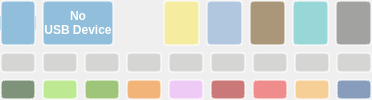
     <widget class="QWidget" name="menuWidget" native="true">
      <property name="enabled">
       <bool>true</bool>
      </property>
      <property name="sizePolicy">
       <sizepolicy hsizetype="Expanding" vsizetype="Expanding">
        <horstretch>0</horstretch>
        <verstretch>0</verstretch>
       </sizepolicy>
      </property>
      <property name="styleSheet">
       <string notr="true">outline: none;</string>
      </property>
      <layout class="QGridLayout" name="gridLayout_TileArea">
       <property name="leftMargin">
        <number>0</number>
       </property>
       <property name="topMargin">
        <number>0</number>
       </property>
       <property name="rightMargin">
        <number>0</number>
       </property>
       <property name="bottomMargin">
        <number>0</number>
       </property>
       <item row="0" column="0" colspan="2">
        <layout class="QHBoxLayout" name="Layout_Sliderselect">
         <item>
          <widget class="QWidget" name="AAUSBWidget" native="true">
           <property name="sizePolicy">
            <sizepolicy hsizetype="Expanding" vsizetype="Expanding">
             <horstretch>0</horstretch>
             <verstretch>0</verstretch>
            </sizepolicy>
           </property>
           <layout class="QHBoxLayout" name="Layout">
            <property name="leftMargin">
             <number>0</number>
            </property>
            <property name="topMargin">
             <number>0</number>
            </property>
            <property name="rightMargin">
             <number>0</number>
            </property>
            <property name="bottomMargin">
             <number>0</number>
            </property>
            <item>
             <widget class="QWidget" name="ButtonAndroidAuto" native="true">
              <property name="sizePolicy">
               <sizepolicy hsizetype="Expanding" vsizetype="Expanding">
                <horstretch>0</horstretch>
                <verstretch>0</verstretch>
               </sizepolicy>
              </property>
              <layout class="QVBoxLayout" name="verticalLayout_16">
               <property name="spacing">
                <number>0</number>
               </property>
               <property name="leftMargin">
                <number>0</number>
               </property>
               <property name="topMargin">
                <number>0</number>
               </property>
               <property name="rightMargin">
                <number>0</number>
               </property>
               <property name="bottomMargin">
                <number>0</number>
               </property>
               <item>
                <widget class="QLabel" name="labelAndroidAutoTop">
                 <property name="sizePolicy">
                  <sizepolicy hsizetype="Expanding" vsizetype="Expanding">
                   <horstretch>0</horstretch>
                   <verstretch>0</verstretch>
                  </sizepolicy>
                 </property>
                 <property name="styleSheet">
                  <string notr="true">background-color: rgba(48, 140, 198, 0.5);
color: rgb(255, 255, 255);
border-top-left-radius: 4px;
border-top-right-radius: 4px;
border: 2px solid rgba(255,255,255,0.5);
outline: none;
border-bottom: 0px;</string>
                 </property>
                 <property name="text">
                  <string/>
                 </property>
                </widget>
               </item>
               <item>
                <widget class="QPushButton" name="pushButtonAndroidAuto">
                 <property name="sizePolicy">
                  <sizepolicy hsizetype="Expanding" vsizetype="Expanding">
                   <horstretch>0</horstretch>
                   <verstretch>0</verstretch>
                  </sizepolicy>
                 </property>
                 <property name="font">
                  <font>
                   <weight>75</weight>
                   <bold>true</bold>
                  </font>
                 </property>
                 <property name="styleSheet">
                  <string notr="true">background-color: rgba(48, 140, 198, 0.5);
color: rgb(255, 255, 255);
border: 2px solid rgba(255,255,255,0.5);
outline: none;
border-top: 0px;
border-bottom: 0px;
</string>
                 </property>
                 <property name="text">
                  <string/>
                 </property>
                 <property name="icon">
                  <iconset>
                   <normalon>:/aausb-hot.png</normalon>
                  </iconset>
                 </property>
                 <property name="iconSize">
                  <size>
                   <width>50</width>
                   <height>50</height>
                  </size>
                 </property>
                 <property name="autoRepeat">
                  <bool>false</bool>
                 </property>
                </widget>
               </item>
               <item>
                <widget class="QLabel" name="labelAndroidAutoBottom">
                 <property name="sizePolicy">
                  <sizepolicy hsizetype="Expanding" vsizetype="Expanding">
                   <horstretch>0</horstretch>
                   <verstretch>0</verstretch>
                  </sizepolicy>
                 </property>
                 <property name="font">
                  <font>
                   <weight>75</weight>
                   <bold>true</bold>
                  </font>
                 </property>
                 <property name="styleSheet">
                  <string notr="true">background-color: rgba(48, 140, 198, 0.5);
color: rgb(255, 255, 255);
border-bottom-left-radius: 4px;
border-bottom-right-radius: 4px;
border: 2px solid rgba(255,255,255,0.5);
outline: none;
border-top: 0px;</string>
                 </property>
                 <property name="text">
                  <string/>
                 </property>
                 <property name="alignment">
                  <set>Qt::AlignHCenter|Qt::AlignTop</set>
                 </property>
                </widget>
               </item>
              </layout>
             </widget>
            </item>
            <item>
             <widget class="QPushButton" name="pushButtonNoDevice">
              <property name="sizePolicy">
               <sizepolicy hsizetype="Expanding" vsizetype="Expanding">
                <horstretch>0</horstretch>
                <verstretch>0</verstretch>
               </sizepolicy>
              </property>
              <property name="font">
               <font>
                <weight>75</weight>
                <bold>true</bold>
               </font>
              </property>
              <property name="styleSheet">
               <string notr="true">background-color: rgba(48, 140, 198, 0.5);
color: rgb(255, 255, 255);
border-radius: 4px;
border: 2px solid rgba(255,255,255,0.5);
outline: none;</string>
              </property>
              <property name="text">
               <string>No
USB Device</string>
              </property>
             </widget>
            </item>
           </layout>
          </widget>
         </item>
         <item>
          <widget class="QWidget" name="AAWIFIWidget" native="true">
           <property name="sizePolicy">
            <sizepolicy hsizetype="Expanding" vsizetype="Expanding">
             <horstretch>0</horstretch>
             <verstretch>0</verstretch>
            </sizepolicy>
           </property>
           <layout class="QHBoxLayout" name="Layout2">
            <property name="leftMargin">
             <number>0</number>
            </property>
            <property name="topMargin">
             <number>0</number>
            </property>
            <property name="rightMargin">
             <number>0</number>
            </property>
            <property name="bottomMargin">
             <number>0</number>
            </property>
           </layout>
          </widget>
         </item>
         <item>
          <widget class="QPushButton" name="pushButtonDay">
           <property name="sizePolicy">
            <sizepolicy hsizetype="Expanding" vsizetype="Expanding">
             <horstretch>0</horstretch>
             <verstretch>0</verstretch>
            </sizepolicy>
           </property>
           <property name="minimumSize">
            <size>
             <width>0</width>
             <height>0</height>
            </size>
           </property>
           <property name="styleSheet">
            <string notr="true">background: rgba(252, 233, 79, 0.5);
border-radius: 4px;
border: 2px solid rgba(255,255,255,0.5);
outline: none;</string>
           </property>
           <property name="text">
            <string/>
           </property>
           <property name="icon">
            <iconset>
             <normalon>:/day-hot.png</normalon>
            </iconset>
           </property>
           <property name="iconSize">
            <size>
             <width>64</width>
             <height>64</height>
            </size>
           </property>
           <property name="flat">
            <bool>false</bool>
           </property>
          </widget>
         </item>
         <item>
          <widget class="QPushButton" name="pushButtonNight">
           <property name="sizePolicy">
            <sizepolicy hsizetype="Expanding" vsizetype="Expanding">
             <horstretch>0</horstretch>
             <verstretch>0</verstretch>
            </sizepolicy>
           </property>
           <property name="minimumSize">
            <size>
             <width>0</width>
             <height>0</height>
            </size>
           </property>
           <property name="styleSheet">
            <string notr="true">background-color: rgba(114, 159, 207, 0.5);
border-radius: 4px;
border: 2px solid rgba(255,255,255,0.5);
outline: none;</string>
           </property>
           <property name="text">
            <string/>
           </property>
           <property name="icon">
            <iconset>
             <disabledon>:/night-hot.png</disabledon>
            </iconset>
           </property>
           <property name="iconSize">
            <size>
             <width>64</width>
             <height>64</height>
            </size>
           </property>
           <property name="flat">
            <bool>false</bool>
           </property>
          </widget>
         </item>
         <item>
          <widget class="QPushButton" name="pushButtonCameraShow">
           <property name="sizePolicy">
            <sizepolicy hsizetype="Expanding" vsizetype="Expanding">
             <horstretch>0</horstretch>
             <verstretch>0</verstretch>
            </sizepolicy>
           </property>
           <property name="styleSheet">
            <string notr="true">background-color: rgba(100, 62, 4, 0.5);
border-radius: 4px;
border: 2px solid rgba(255,255,255,0.5);
outline: none;</string>
           </property>
           <property name="text">
            <string/>
           </property>
           <property name="icon">
            <iconset>
             <normalon>:/camera-hot.png</normalon>
            </iconset>
           </property>
           <property name="iconSize">
            <size>
             <width>64</width>
             <height>64</height>
            </size>
           </property>
          </widget>
         </item>
         <item>
          <widget class="QPushButton" name="pushButtonVolume">
           <property name="sizePolicy">
            <sizepolicy hsizetype="Expanding" vsizetype="Expanding">
             <horstretch>0</horstretch>
             <verstretch>0</verstretch>
            </sizepolicy>
           </property>
           <property name="styleSheet">
            <string notr="true">background-color: rgba(64, 191, 191, 0.5);
border-radius: 4px;
border: 2px solid rgba(255,255,255,0.5);
outline: none;</string>
           </property>
           <property name="text">
            <string/>
           </property>
           <property name="icon">
            <iconset>
             <normalon>:/volume-hot.png</normalon>
            </iconset>
           </property>
           <property name="iconSize">
            <size>
             <width>64</width>
             <height>64</height>
            </size>
           </property>
          </widget>
         </item>
         <item>
          <widget class="QPushButton" name="pushButtonDebug">
           <property name="sizePolicy">
            <sizepolicy hsizetype="Expanding" vsizetype="Expanding">
             <horstretch>0</horstretch>
             <verstretch>0</verstretch>
            </sizepolicy>
           </property>
           <property name="styleSheet">
            <string notr="true">background-color: rgba(85, 87, 83, 0.5);
border-radius: 4px;
border: 2px solid rgba(255,255,255,0.5);
outline: none;</string>
           </property>
           <property name="text">
            <string/>
           </property>
           <property name="icon">
            <iconset>
             <normalon>:/bug-hot.png</normalon>
            </iconset>
           </property>
           <property name="iconSize">
            <size>
             <width>64</width>
             <height>64</height>
            </size>
           </property>
          </widget>
         </item>
        </layout>
       </item>
       <item row="1" column="0" colspan="2">
        <layout class="QHBoxLayout" name="Layout_Custom1">
         <item>
          <widget class="QPushButton" name="pushButton_c1">
           <property name="sizePolicy">
            <sizepolicy hsizetype="Expanding" vsizetype="Expanding">
             <horstretch>0</horstretch>
             <verstretch>0</verstretch>
            </sizepolicy>
           </property>
           <property name="baseSize">
            <size>
             <width>0</width>
             <height>0</height>
            </size>
           </property>
           <property name="font">
            <font>
             <weight>75</weight>
             <bold>true</bold>
            </font>
           </property>
           <property name="styleSheet">
            <string notr="true">background-color: rgba(186, 189, 182, 0.5);
border-radius: 4px;
border: 2px solid rgba(255,255,255,0.5);
color: rgb(255, 255, 255);
outline: none;</string>
           </property>
           <property name="text">
            <string/>
           </property>
          </widget>
         </item>
         <item>
          <widget class="QPushButton" name="pushButton_c2">
           <property name="sizePolicy">
            <sizepolicy hsizetype="Expanding" vsizetype="Expanding">
             <horstretch>0</horstretch>
             <verstretch>0</verstretch>
            </sizepolicy>
           </property>
           <property name="font">
            <font>
             <weight>75</weight>
             <bold>true</bold>
            </font>
           </property>
           <property name="styleSheet">
            <string notr="true">background-color: rgba(186, 189, 182, 0.5);
border-radius: 4px;
border: 2px solid rgba(255,255,255,0.5);
color: rgb(255, 255, 255);
outline: none;</string>
           </property>
           <property name="text">
            <string/>
           </property>
          </widget>
         </item>
         <item>
          <widget class="QPushButton" name="pushButtonDummy1">
           <property name="sizePolicy">
            <sizepolicy hsizetype="Expanding" vsizetype="Expanding">
             <horstretch>0</horstretch>
             <verstretch>0</verstretch>
            </sizepolicy>
           </property>
           <property name="font">
            <font>
             <weight>75</weight>
             <bold>true</bold>
            </font>
           </property>
           <property name="styleSheet">
            <string notr="true">background-color: rgba(186, 189, 182, 0.5);
border-radius: 4px;
border: 2px solid rgba(255,255,255,0.5);
color: rgb(255, 255, 255);
outline: none;</string>
           </property>
           <property name="text">
            <string/>
           </property>
           <property name="flat">
            <bool>false</bool>
           </property>
          </widget>
         </item>
         <item>
          <widget class="QPushButton" name="pushButton_c3">
           <property name="sizePolicy">
            <sizepolicy hsizetype="Expanding" vsizetype="Expanding">
             <horstretch>0</horstretch>
             <verstretch>0</verstretch>
            </sizepolicy>
           </property>
           <property name="font">
            <font>
             <weight>75</weight>
             <bold>true</bold>
            </font>
           </property>
           <property name="styleSheet">
            <string notr="true">background-color: rgba(186, 189, 182, 0.5);
border-radius: 4px;
border: 2px solid rgba(255,255,255,0.5);
color: rgb(255, 255, 255);
outline: none;</string>
           </property>
           <property name="text">
            <string/>
           </property>
          </widget>
         </item>
         <item>
          <widget class="QPushButton" name="pushButton_c4">
           <property name="sizePolicy">
            <sizepolicy hsizetype="Expanding" vsizetype="Expanding">
             <horstretch>0</horstretch>
             <verstretch>0</verstretch>
            </sizepolicy>
           </property>
           <property name="font">
            <font>
             <weight>75</weight>
             <bold>true</bold>
            </font>
           </property>
           <property name="styleSheet">
            <string notr="true">background-color: rgba(186, 189, 182, 0.5);
border-radius: 4px;
border: 2px solid rgba(255,255,255,0.5);
color: rgb(255, 255, 255);
outline: none;</string>
           </property>
           <property name="text">
            <string/>
           </property>
          </widget>
         </item>
         <item>
          <widget class="QPushButton" name="pushButtonDummy2">
           <property name="sizePolicy">
            <sizepolicy hsizetype="Expanding" vsizetype="Expanding">
             <horstretch>0</horstretch>
             <verstretch>0</verstretch>
            </sizepolicy>
           </property>
           <property name="font">
            <font>
             <weight>75</weight>
             <bold>true</bold>
            </font>
           </property>
           <property name="styleSheet">
            <string notr="true">background-color: rgba(186, 189, 182, 0.5);
border-radius: 4px;
border: 2px solid rgba(255,255,255,0.5);
color: rgb(255, 255, 255);
outline: none;</string>
           </property>
           <property name="text">
            <string/>
           </property>
          </widget>
         </item>
         <item>
          <widget class="QPushButton" name="pushButton_c5">
           <property name="sizePolicy">
            <sizepolicy hsizetype="Expanding" vsizetype="Expanding">
             <horstretch>0</horstretch>
             <verstretch>0</verstretch>
            </sizepolicy>
           </property>
           <property name="font">
            <font>
             <weight>75</weight>
             <bold>true</bold>
            </font>
           </property>
           <property name="styleSheet">
            <string notr="true">background-color: rgba(186, 189, 182, 0.5);
border-radius: 4px;
border: 2px solid rgba(255,255,255,0.5);
color: rgb(255, 255, 255);
outline: none;</string>
           </property>
           <property name="text">
            <string/>
           </property>
          </widget>
         </item>
         <item>
          <widget class="QPushButton" name="pushButton_c6">
           <property name="sizePolicy">
            <sizepolicy hsizetype="Expanding" vsizetype="Expanding">
             <horstretch>0</horstretch>
             <verstretch>0</verstretch>
            </sizepolicy>
           </property>
           <property name="font">
            <font>
             <weight>75</weight>
             <bold>true</bold>
            </font>
           </property>
           <property name="styleSheet">
            <string notr="true">background-color: rgba(186, 189, 182, 0.5);
border-radius: 4px;
border: 2px solid rgba(255,255,255,0.5);
color: rgb(255, 255, 255);
outline: none;</string>
           </property>
           <property name="text">
            <string/>
           </property>
          </widget>
         </item>
         <item>
          <widget class="QPushButton" name="pushButtonDummy3">
           <property name="sizePolicy">
            <sizepolicy hsizetype="Expanding" vsizetype="Expanding">
             <horstretch>0</horstretch>
             <verstretch>0</verstretch>
            </sizepolicy>
           </property>
           <property name="font">
            <font>
             <weight>75</weight>
             <bold>true</bold>
            </font>
           </property>
           <property name="styleSheet">
            <string notr="true">background-color: rgba(186, 189, 182, 0.5);
border-radius: 4px;
border: 2px solid rgba(255,255,255,0.5);
color: rgb(255, 255, 255);
outline: none;</string>
           </property>
           <property name="text">
            <string/>
           </property>
          </widget>
         </item>
        </layout>
       </item>
       <item row="2" column="0" colspan="2">
        <layout class="QHBoxLayout" name="horizontalLayout_14">
         <item>
          <widget class="QWidget" name="horizontalWidgetButtons" native="true">
           <property name="sizePolicy">
            <sizepolicy hsizetype="Expanding" vsizetype="Expanding">
             <horstretch>0</horstretch>
             <verstretch>0</verstretch>
            </sizepolicy>
           </property>
           <layout class="QHBoxLayout" name="Layout_BCenter">
            <property name="leftMargin">
             <number>0</number>
            </property>
            <property name="topMargin">
             <number>0</number>
            </property>
            <property name="rightMargin">
             <number>0</number>
            </property>
            <property name="bottomMargin">
             <number>0</number>
            </property>
            <item>
             <widget class="QPushButton" name="pushButtonLock">
              <property name="sizePolicy">
               <sizepolicy hsizetype="Expanding" vsizetype="Expanding">
                <horstretch>0</horstretch>
                <verstretch>0</verstretch>
               </sizepolicy>
              </property>
              <property name="styleSheet">
               <string notr="true">background-color: rgba(15, 54, 5, 0.5);
color: rgb(255, 255, 255);
border-radius: 4px;
border: 2px solid rgba(255,255,255,0.5);
outline: none;
</string>
              </property>
              <property name="text">
               <string/>
              </property>
              <property name="icon">
               <iconset>
                <normalon>:/lock-hot.png</normalon>
               </iconset>
              </property>
              <property name="iconSize">
               <size>
                <width>64</width>
                <height>64</height>
               </size>
              </property>
             </widget>
            </item>
            <item>
             <widget class="QPushButton" name="pushButtonSettings">
              <property name="sizePolicy">
               <sizepolicy hsizetype="Expanding" vsizetype="Expanding">
                <horstretch>0</horstretch>
                <verstretch>0</verstretch>
               </sizepolicy>
              </property>
              <property name="styleSheet">
               <string notr="true">background-color: rgba(138, 226, 52, 0.5);
border-radius: 4px;
border: 2px solid rgba(255,255,255,0.5);
outline: none;</string>
              </property>
              <property name="text">
               <string/>
              </property>
              <property name="icon">
               <iconset>
                <normalon>:/settings-hot.png</normalon>
               </iconset>
              </property>
              <property name="iconSize">
               <size>
                <width>64</width>
                <height>64</height>
               </size>
              </property>
              <property name="default">
               <bool>true</bool>
              </property>
             </widget>
            </item>
            <item>
             <widget class="QPushButton" name="pushButtonMusic">
              <property name="sizePolicy">
               <sizepolicy hsizetype="Expanding" vsizetype="Expanding">
                <horstretch>0</horstretch>
                <verstretch>0</verstretch>
               </sizepolicy>
              </property>
              <property name="font">
               <font>
                <weight>75</weight>
                <bold>true</bold>
               </font>
              </property>
              <property name="styleSheet">
               <string notr="true">background-color: rgba(78, 154, 6, 0.5);
color: rgb(255, 255, 255);
border-radius: 4px;
border: 2px solid rgba(255,255,255,0.5);
outline: none;</string>
              </property>
              <property name="text">
               <string/>
              </property>
              <property name="icon">
               <iconset>
                <normalon>:/mp3-hot.png</normalon>
               </iconset>
              </property>
              <property name="iconSize">
               <size>
                <width>64</width>
                <height>64</height>
               </size>
              </property>
             </widget>
            </item>
            <item>
             <widget class="QPushButton" name="pushButtonBrightness">
              <property name="sizePolicy">
               <sizepolicy hsizetype="Expanding" vsizetype="Expanding">
                <horstretch>0</horstretch>
                <verstretch>0</verstretch>
               </sizepolicy>
              </property>
              <property name="styleSheet">
               <string notr="true">background-color: rgba(245, 121, 0, 0.5);
border-radius: 4px;
border: 2px solid rgba(255,255,255,0.5);
outline: none;</string>
              </property>
              <property name="text">
               <string/>
              </property>
              <property name="icon">
               <iconset>
                <normalon>:/brightness-hot.png</normalon>
               </iconset>
              </property>
              <property name="iconSize">
               <size>
                <width>64</width>
                <height>64</height>
               </size>
              </property>
             </widget>
            </item>
            <item>
             <widget class="QPushButton" name="pushButtonToggleGUI">
              <property name="sizePolicy">
               <sizepolicy hsizetype="Expanding" vsizetype="Expanding">
                <horstretch>0</horstretch>
                <verstretch>0</verstretch>
               </sizepolicy>
              </property>
              <property name="styleSheet">
               <string notr="true">background-color: rgba(237, 164, 255, 0.5);
border-radius: 4px;
border: 2px solid rgba(255,255,255,0.5);
outline: none;</string>
              </property>
              <property name="text">
               <string/>
              </property>
              <property name="icon">
               <iconset>
                <normalon>:/eye-hot.png</normalon>
               </iconset>
              </property>
              <property name="iconSize">
               <size>
                <width>64</width>
                <height>64</height>
               </size>
              </property>
             </widget>
            </item>
            <item>
             <widget class="QPushButton" name="pushButtonExit">
              <property name="sizePolicy">
               <sizepolicy hsizetype="Expanding" vsizetype="Expanding">
                <horstretch>0</horstretch>
                <verstretch>0</verstretch>
               </sizepolicy>
              </property>
              <property name="styleSheet">
               <string notr="true">background-color: rgba(164, 0, 0, 0.5);
border-radius: 4px;
border: 2px solid rgba(255,255,255,0.5);
outline: none;</string>
              </property>
              <property name="text">
               <string/>
              </property>
              <property name="icon">
               <iconset>
                <normalon>:/power-hot.png</normalon>
               </iconset>
              </property>
              <property name="iconSize">
               <size>
                <width>64</width>
                <height>64</height>
               </size>
              </property>
             </widget>
            </item>
           </layout>
          </widget>
         </item>
         <item>
          <widget class="QWidget" name="horizontalWidgetPower" native="true">
           <property name="sizePolicy">
            <sizepolicy hsizetype="Expanding" vsizetype="Expanding">
             <horstretch>0</horstretch>
             <verstretch>0</verstretch>
            </sizepolicy>
           </property>
           <layout class="QHBoxLayout" name="horizontalLayoutPower">
            <property name="leftMargin">
             <number>0</number>
            </property>
            <property name="topMargin">
             <number>0</number>
            </property>
            <property name="rightMargin">
             <number>0</number>
            </property>
            <property name="bottomMargin">
             <number>0</number>
            </property>
            <item>
             <widget class="QPushButton" name="pushButtonShutdown">
              <property name="sizePolicy">
               <sizepolicy hsizetype="Expanding" vsizetype="Expanding">
                <horstretch>0</horstretch>
                <verstretch>0</verstretch>
               </sizepolicy>
              </property>
              <property name="styleSheet">
               <string notr="true">background-color: rgba(239, 41, 41, 0.5);
border-radius: 4px;
border: 2px solid rgba(255,255,255,0.5);
outline: none;</string>
              </property>
              <property name="text">
               <string/>
              </property>
              <property name="icon">
               <iconset>
                <normalon>:/power-hot.png</normalon>
               </iconset>
              </property>
              <property name="iconSize">
               <size>
                <width>64</width>
                <height>64</height>
               </size>
              </property>
             </widget>
            </item>
            <item>
             <widget class="QPushButton" name="pushButtonReboot">
              <property name="sizePolicy">
               <sizepolicy hsizetype="Expanding" vsizetype="Expanding">
                <horstretch>0</horstretch>
                <verstretch>0</verstretch>
               </sizepolicy>
              </property>
              <property name="styleSheet">
               <string notr="true">background-color: rgba(252, 175, 62, 0.5);
border-radius: 4px;
border: 2px solid rgba(255,255,255,0.5);
outline: none;</string>
              </property>
              <property name="text">
               <string/>
              </property>
              <property name="icon">
               <iconset>
                <normalon>:/reboot-hot.png</normalon>
               </iconset>
              </property>
              <property name="iconSize">
               <size>
                <width>64</width>
                <height>64</height>
               </size>
              </property>
             </widget>
            </item>
            <item>
             <widget class="QPushButton" name="pushButtonCancel">
              <property name="sizePolicy">
               <sizepolicy hsizetype="Expanding" vsizetype="Expanding">
                <horstretch>0</horstretch>
                <verstretch>0</verstretch>
               </sizepolicy>
              </property>
              <property name="styleSheet">
               <string notr="true">background-color: rgba(32, 74, 135, 0.5);
border-radius: 4px;
border: 2px solid rgba(255,255,255,0.5);
outline: none;</string>
              </property>
              <property name="text">
               <string/>
              </property>
              <property name="icon">
               <iconset>
                <normalon>:/back-hot.png</normalon>
               </iconset>
              </property>
              <property name="iconSize">
               <size>
                <width>64</width>
                <height>64</height>
               </size>
              </property>
             </widget>
            </item>
           </layout>
          </widget>
         </item>
        </layout>
       </item>
      </layout>
     </widget>
